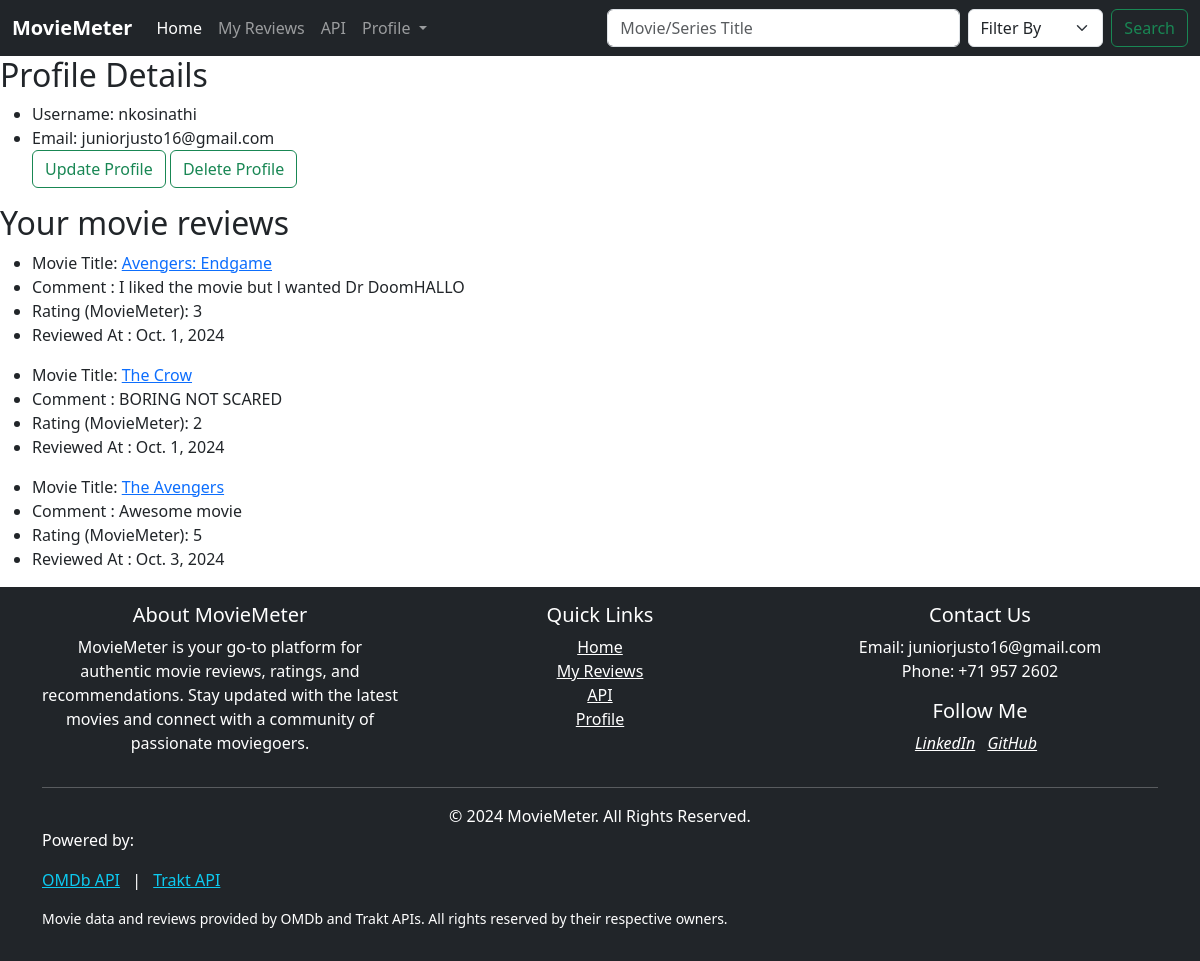
Page /accounts/profile/junior (signed in) on the committed database.
### movies/models.py (models this page shows)
class Review(models.Model):
    movie_title = models.CharField(max_length=50, default="", unique=False)
    reviewer = models.ForeignKey(User, on_delete=models.CASCADE, default="")
    review_content = models.TextField(max_length=100, default="")
    rating = models.IntegerField()
    created_at = models.DateField(auto_now_add=True)

### accounts/views.py (the view)
# urls.py: path("profile/<slug:username>", views.profile, name="profile"),
@login_required(login_url=reverse_lazy('accounts:login'))
def profile(request, username):
    profile = User.objects.filter(username=username)
    reviews = Review.objects.filter(reviewer=request.user.id)
    context = {
        'profile': profile,
        'reviews': reviews,
        }
    return render(request, 'registration/profile_detail.html', context)

### accounts/templates/registration/profile_detail.html (shortened to what this page needs)
{% extends 'layout/base.html' %}
{% block body %}
<h2>Profile Details</h2>
    <ul>
        <li>Username: {{ request.user }}</li>
        <li>Email: {{ request.user.email }}</li>
        <a class="btn btn-outline-success" href="{% url 'accounts:profile_update' request.user %}">Update Profile </a>
        <a class="btn btn-outline-success" href="{% url 'accounts:profile_delete' request.user %}">Delete Profile</a>
    </ul>
     <h2>Your movie reviews </h2>
     {% if not reviews %}
    <p>You have made 0 reviews.</p>
    {% else %}
        {% for review in reviews %}
        <ul>
            <li>Movie Title: <a href="{% url 'movies:movie_detail' review.movie_title  %}">{{ review.movie_title }} </a></li>
            <li>Comment : {{ review.review_content }}</li>
            <li>Rating (MovieMeter): {{ review.rating }}</li>
            <li>Reviewed At : {{ review.created_at }}</li>
        </ul>
        {% endfor %}
     {% endif %}
{% endblock %}

### rows in the picture
Review: movie_title "Avengers: Endgame", review_content "I liked the movie but l wanted Dr DoomHALLO", rating "3", created_at "Oct. 1, 2024"
Review: movie_title "The Crow", review_content "BORING NOT SCARED", rating "2", created_at "Oct. 1, 2024"
Review: movie_title "The Avengers", review_content "Awesome movie", rating "5", created_at "Oct. 3, 2024"

### other values in the picture
{{ request.user }} "nkosinathi"
{{ request.user.email }} "juniorjusto16@gmail.com"
